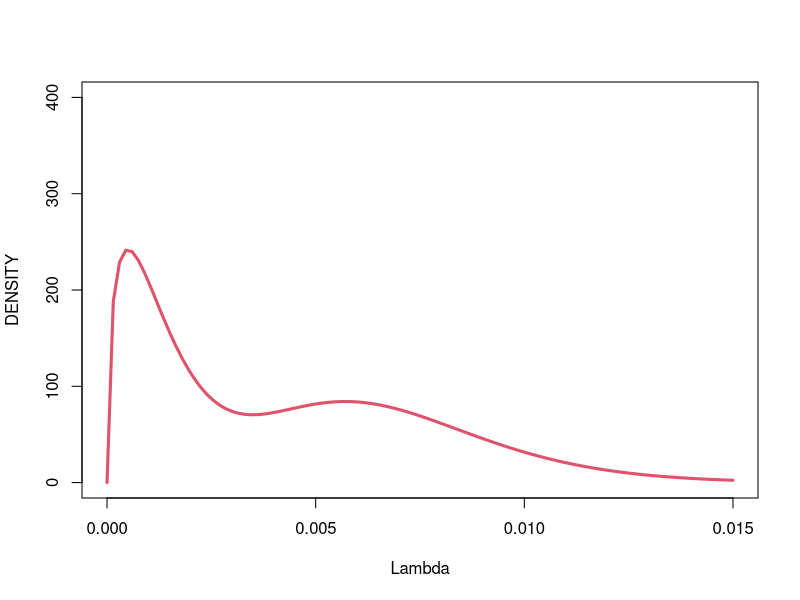
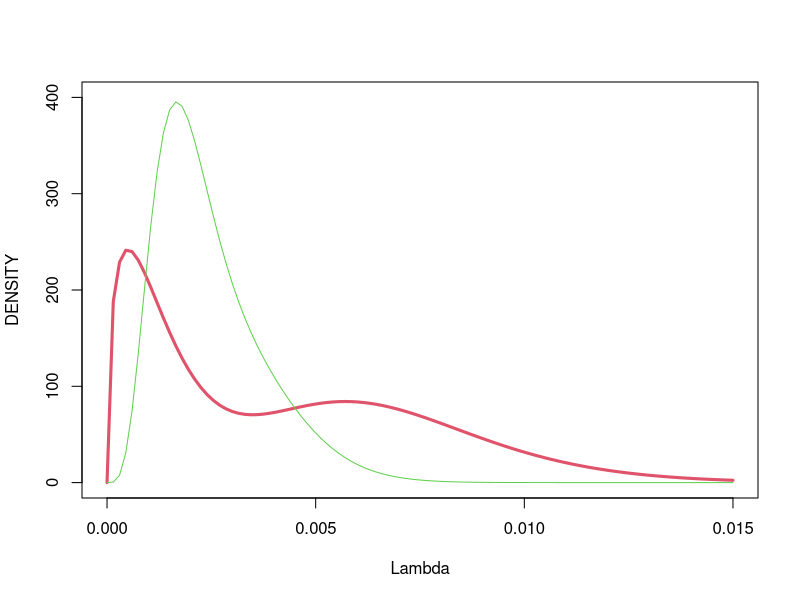
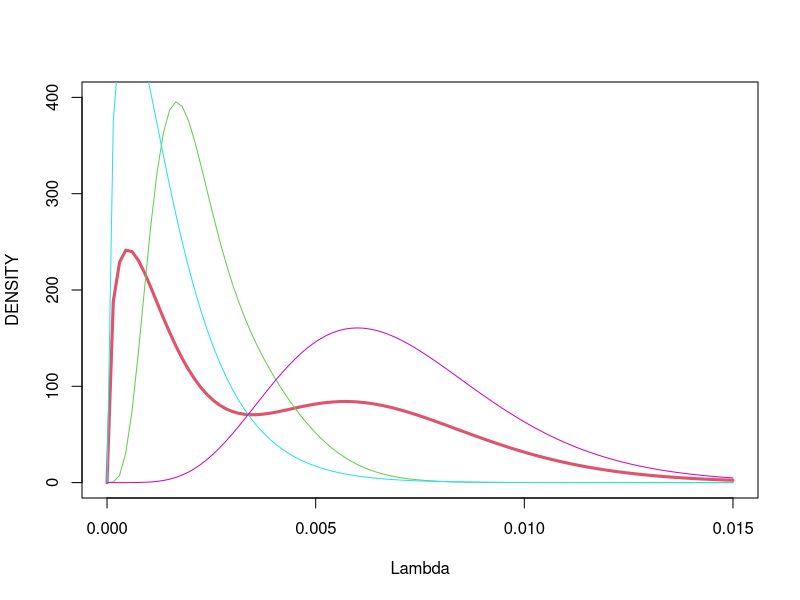

Reproduce these figures in R, in order.
## ---- chunk 1
rm(list=ls())
#########################3.5
#a
2*min(1-pbinom(8, 20, 0.2),pbinom(8, 20, 0.2))

## ---- chunk 2
#b
p=0.2
prob=0.5
para=c(1, 4)
data=c(8, 12)
library(LearnBayes)
pbetat(p, prob, para, data)$post
## ---- chunk 3
#c
pbetat(p, prob, c(0.5, 2), data)$post
pbetat(p, prob, c(2, 8), data)$post
pbetat(p, prob, c(8, 32), data)$post
## ---- chunk 4
#########################3.7
rm(list=ls())
library(LearnBayes)
#a
f=function(lambda) {
  0.5*dgamma(lambda, 1.5, 1000) + 
    0.5*dgamma(lambda, 7, 1000)
}
g1=function(lambda){dgamma(lambda, 1.5, 1000)}
g2=function(lambda){dgamma(lambda, 7, 1000)}
curve(f, add = F,xlim = c(0, 0.015),ylim = c(0, 400),col=2,lwd = 3, xlab = "Lambda", ylab = "DENSITY")

## ---- chunk 5
#b
prior=rbind(c(1.5, 1000), c(7, 1000))
prob=c(0.5, 0.5)
data=list(y = 4, t=1767)
poisson.gamma.mix(prob, prior, data)$prob
## ---- chunk 6
#c
para=poisson.gamma.mix(prob, prior, data)$prob
gammapara=poisson.gamma.mix(prob, prior, data)$gammapar
f1 = function(lambda) {
  para[1]*dgamma(lambda, gammapara[1,1], gammapara[1,2]) + 
    para[2]*dgamma(lambda, gammapara[2,1], gammapara[2,2])
}
curve(f, add = F,xlim = c(0, 0.015),ylim = c(0, 400),col=2,lwd = 3, xlab = "Lambda", ylab = "DENSITY")
curve(f1, add = T, col = 3)
## ---- chunk 7
#d
#set.seed(113)
inde = rbinom(10000, 1, para[1])
gg1 =rgamma(10000, gammapara[1,1], gammapara[1,2])
gg2 = rgamma(10000, gammapara[2,1], gammapara[2,2])
gg= inde * gg1 + (1-inde) * gg2
mean(gg>0.005)
## ---- chunk 8
curve(f, add = F,xlim = c(0, 0.015),ylim = c(0, 400),col=2,lwd = 3, xlab = "Lambda", ylab = "DENSITY")
curve(f1, add = T, col = 3)
curve(g1, add = T, col = 5)#first expert blue

curve(g2, add = T, col = 6)#pink

## ---- chunk 9
